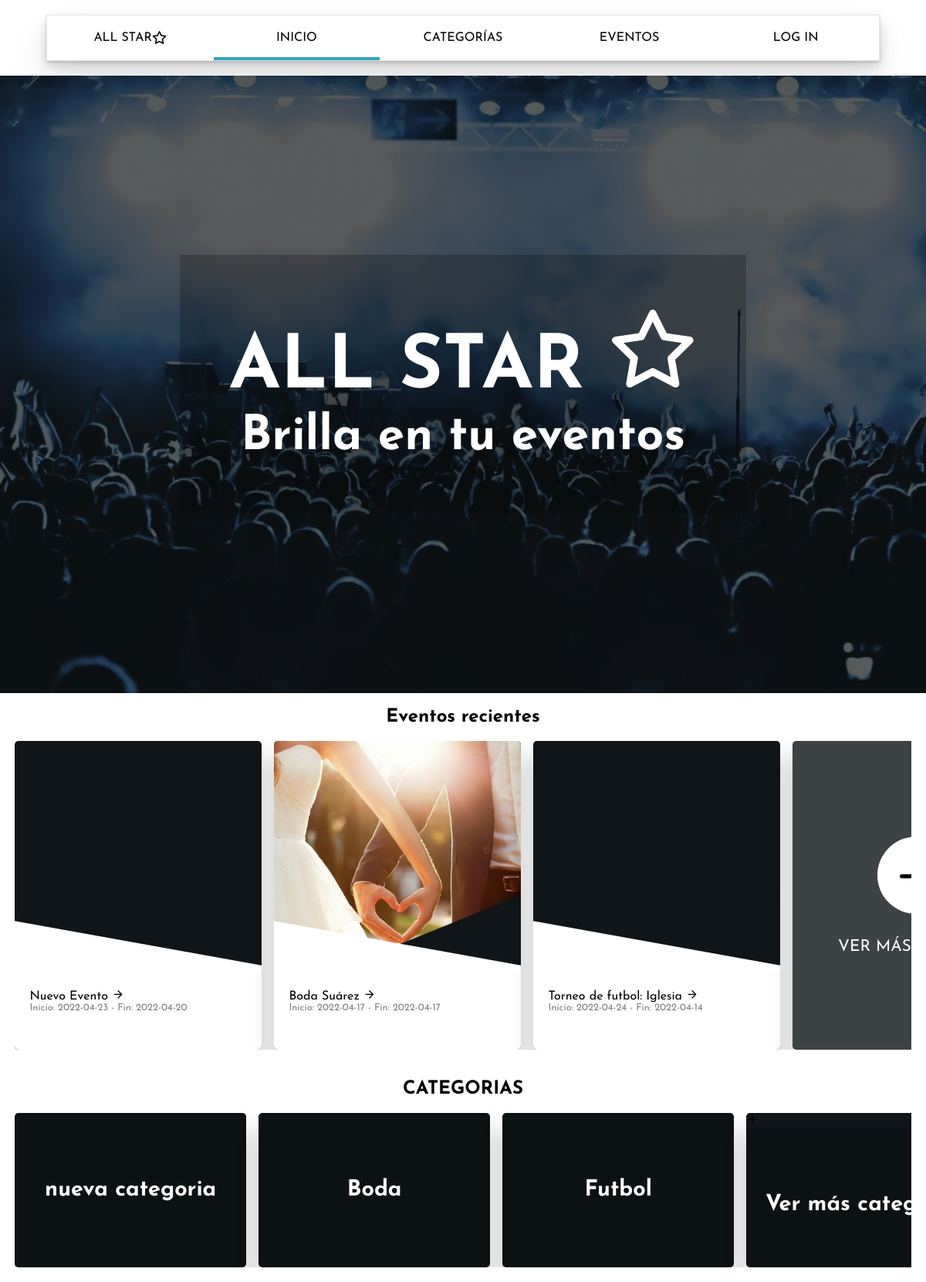
/dashboard/index.php, run on the app's committed database.
### tables this page shows
CREATE TABLE IF NOT EXISTS `evento` (
  `idEvento` int(11) NOT NULL AUTO_INCREMENT,
  `Titulo` varchar(50) NOT NULL,
  `Descripcion` text NOT NULL,
  `FechaInicio` datetime NOT NULL,
  `FechaFin` datetime NOT NULL,
  `TipoEvento` int(11) NOT NULL,
  `MaximoPersonas` int(11) NOT NULL,
  `Banner` text NOT NULL,
  PRIMARY KEY (`idEvento`),
  KEY `TipoEvento` (`TipoEvento`)
);

CREATE TABLE IF NOT EXISTS `categoria` (
  `idCategoria` int(11) NOT NULL AUTO_INCREMENT,
  `Titulo` varchar(50) NOT NULL,
  `Descripcion` text NOT NULL,
  PRIMARY KEY (`idCategoria`)
);

### dashboard/index.php (called while the page is built, shortened)
<?php
    require_once('../vista/dashboard_creator.php');
    require_once('../vista/menu_vista.php');
    require_once('../controlador/querys.php');
    require_once('../modelo/eventCard_generator.php');
    $rol = getRolSession();
    $page = new Dashboard();
    $page->createHeader();
    $page->createWebView($rol);
    $page->allEvents();
    $page->createAllCategories();
    $page->endOfFile();
?>

### controlador/querys.php (called while the page is built, shortened)
<?php
    class Query{
        public function get3RecentEventos(){
            $model = new Conection();
            $connection  = $model->_getConection();
            $sql = "SELECT * FROM evento ORDER BY idEvento DESC LIMIT 3";
            $sentencia= $connection->prepare($sql);
            if(!$sentencia){
                return null;
            }else{
                $sentencia->execute();
                $resultado = $sentencia->fetchAll(PDO::FETCH_ASSOC);
                return $resultado;
            }
        }
        public function get3Categories(){
            $model = new Conection();
            $connection  = $model->_getConection();
            $sql = "SELECT * FROM categoria ORDER BY idCategoria DESC LIMIT 3";
            $sentencia= $connection->prepare($sql);
            if(!$sentencia){
                return null;
            }else{
                $sentencia->execute();
                $resultado = $sentencia->fetchAll(PDO::FETCH_ASSOC);
                return $resultado;
            }
        }
    }
?>

### modelo/eventCard_generator.php (the view)
<?php
    class eventCard{
        public function CreateCard($nombre, $fechaIncio, $fechaf, $cantidadM, $banner, $idEvento, $url="../evento/event.php"){
            $dateInicio = date_create($fechaIncio);
            $fechaIncio = date_format($dateInicio, 'Y-m-d');
            $dateFin = date_create($fechaf);
            $fechaf = date_format($dateFin, 'Y-m-d');
            $card = <<<AOD
            <div class="evento">
                <a href="$url?idEvento={$idEvento}">
                    <div class="imagen_event" style="background-image:url('$banner');">
                    </div>
                    <div class="custom-shape-divider-bottom-1647922209">
                        <svg data-name="Layer 1" xmlns="http://www.w3.org/2000/svg" viewBox="0 0 1200 120" preserveAspectRatio="none">
                            <path d="M1200 120L0 16.48 0 0 1200 0 1200 120z" class="shape-fill"></path>
                        </svg>
                    </div>
                    <div class="custom-shape-divider-bottom-1648437843">
                        <svg data-name="Layer 1" xmlns="http://www.w3.org/2000/svg" viewBox="0 0 1200 120" preserveAspectRatio="none">
                            <path d="M1200 120L0 16.48 0 0 1200 0 1200 120z" class="shape-fill"></path>
                        </svg>
                    </div>
                    <div class="titulo-e">
                        <div class="t">
                            $nombre <span class="icon-arrow-right"></span>
                        </div>
                        <div class="info">
                            <ul>
                                <li>Inicio: {$fechaIncio} - Fin: {$fechaf}</li>
                            </ul>
                        </div>
                    </div>
                </a>
            </div>
           AOD;
            echo  $card ;
        }
    }
?>

### vista/dashboard_creator.php (shortened to what this page needs)
<?php
    class Dashboard{
        public function createHeader(){
            $header= <<<EOD
            <!DOCTYPE html>
            <html lang="en">
            <head>
                <meta charset="UTF-8">
                <meta http-equiv="X-UA-Compatible" content="IE=edge">
                <meta name="viewport" content="width=device-width, initial-scale=1.0">
                <title>All Star | Dashboard</title>
                <link rel="stylesheet" href="../css/menu.style.css">
                <link rel="stylesheet" href="../css/icomoon/style.css">
                <link rel="stylesheet" href="../css/dashboard.css">
            </head>
            EOD;
            echo $header;
        }
        public function createWebView($rol){
            $menu = new HTMLMENU(0, $rol);
            $view  =<<<EOD
            <body>
            {$menu->createMenu()}
            <section class="webface">
                  <div class="bg">
                  </div>
                  <div class="textos-face">
                      <h1>ALL STAR <span class="icon-star"></span></h1>
                      <h3><small>
                          Brilla en tu eventos
                      </small></h3>
                  </div>
              </section>
            EOD;
            echo $view;
        }
        public function allEvents(){
            echo "    <section class='events-div'><h2 class='h2T'>Eventos recientes</h2>
            <article class='newEvents'>";
            $eventoTabla = new Query();
            $eventosR = $eventoTabla->get3RecentEventos();
            $cardG = new eventCard();
            if(!($eventosR == null)){
                foreach($eventosR as $fila => $evento){
                    $cardG->CreateCard($evento['Titulo'], $evento['FechaInicio'], $evento['FechaFin'], $evento['MaximoPersonas'], $evento["Banner"], $evento['idEvento'], "../evento/evento.php");
                }
                $mas = <<<AOD
                <div class="evento">
                    <a href="../evento/index.php">
                        <div class="titulo-mas">
                            <div class="icon"><span class="icon-plus"></span></div>
                            <p class="mas-button">VER MÁS EVENTOS</p></div>
                    </a>
                </div>
               AOD;
               echo $mas;
            }else{
                echo "   <div class='no-events'>
                <a href=''>
                    <h2>Aún no hay eventos, puedes ser el primero en crear uno <span class='icon-arrow-right'></span></h2>
                </a>
        </div>";
            }
            echo "     </article>
            </section>";
        }
        public function createAllCategories(){
            echo"<section class='category-div'>
            <h2 class='h2T'>CATEGORIAS</h2>
            <article class='categorys'>";
           $querys = new Query();
           $tablaCat = $querys->get3Categories();
           foreach($tablaCat as $campo =>$categoria){
            $card2 = <<<CAR
            <div class="category">
                <a href="../evento/index.php?idCategoria={$categoria['idCategoria']}">
                    <div>
                        <span class="icon-"></span>
                    </div>
                    <div class="title-cat">
                        <h2>{$categoria['Titulo']}</h2>
                    </div>
                </a>
            </div>
            CAR;
                echo $card2;
           }
           echo "   <div class='category'>
           <a href='../categoria/index.php'>
               <div>
                   <span class='icon-plus'></span>
               </div>
               <div class='title-cat'>
                   <h2>Ver más categoria</h2>
               </div>
           </a>
       </div></article></section>";
        }
        public function endOfFile(){
            $end = <<<EOD
            </body>
            </html>
            EOD;
            echo $end;
        }
    }
?>

### css/menu.style.css (style rules this page uses)
* { padding: 0; margin: 0; box-sizing: border-box; }
a { color: inherit; font-style: normal; text-decoration: none; }
.icon-star { font-size: 1.2em; }

### css/icomoon/style.css (style rules this page uses)
[class^="icon-"], [class*=" icon-"] { font-family: 'icomoon' !important; speak: never; font-style: normal; font-weight: normal; font-variant: normal; text-transform: none; line-height: 1; -webkit-font-smoothing: antialiased; -moz-osx-font-smoothing: grayscale; }
.icon-arrow-right:before { content: "\e912"; }
.icon-plus:before { content: "\e9bc"; }
.icon-star:before { content: "\e9e1"; }

### css/dashboard.css (style rules this page uses)
* { padding: 0; margin: 0; }
body { background-color: white; }
.webface { box-sizing: border-box; height: 100vh; width: 100%; background-color: rgb(15, 21, 24); color: white; position: relative; display: flex; align-items: center; justify-content: center; overflow: hidden; }
.webface .textos-face { font-family: 'Josefin Sans', sans-serif; font-size: 4em; font-weight: lighter; z-index: 1; background-color: rgba(0, 0, 0, 0.219); padding: 1em; text-align: center; }
.webface .bg { width: 100%; height: 100%; position: absolute; z-index: 0; background-image: url('../imgs/bg-dash.jpg'); background-size: cover ; background-repeat: no-repeat; background-blend-mode: lighten; filter: opacity(30%); }
.events-div, .category-div { padding: 1.2em; display: grid; gap: 1.2em; }
.h2T { color: black; text-align: center; font-family: 'Josefin Sans', sans-serif; }
.newEvents, .categorys { display: grid; grid-template-columns: repeat(4,1fr); gap: 1em; overflow-x: scroll; }
.evento { position: relative; height: 400px; width: 320px; border-radius: 5px; box-shadow: rgba(0, 0, 0, 0.2) 0px 20px 30px; margin: 0 auto; overflow: hidden ; background-color:rgb(15, 21, 24) ; }
.category { position: relative; height: 200px; width: 300px; border-radius: 5px; box-shadow: rgba(0, 0, 0, 0.2) 0px 20px 30px; margin: 0 auto; gap: 1em; overflow: hidden ; background-color:rgb(15, 21, 24) ; }
.category .title-cat { color: white; font-size: 1.2em; font-family: 'Josefin Sans', sans-serif; display: flex; align-items: center; justify-content: center; position: absolute; width: 100%; height: 100%; background-color: rgba(0, 0, 0, 0.212); }
.category { background-image: url('https://www.google.com/url?sa=i&url=https%3A%2F%2Fwww.latimes.com%2Fespanol%2Fentretenimiento%2Farticulo%2F2022-01-06%2Festos-son-los-conciertos-latinos-que-se-realizaran-todavia-y-los-que-han-sido-postergados-debido-a-la-omicron&psig=AOvVaw3DPnbzsq3KuEzDrBlL00xS&ust=1648568990915000&source=images&cd=vfe&ved=0CAsQjRxqFwoTCNCVyKeU6fYCFQAAAAAdAAAAABAP'); background-size: contain; background-repeat: no-repeat; }
.evento .imagen_event { width: 100%; height: 70%; position: absolute; background-size: cover; background-position: center; }
.evento .titulo-e { font-family: 'Josefin Sans', sans-serif; position: absolute; bottom: 0; height: 100px; width: 100%; padding: 1.2em; background-color: white; }
.evento .titulo-mas { font-family: 'Josefin Sans', sans-serif; position: absolute; bottom: 0; height: 100%; width: 100%; padding: 1.2em; background-color: rgba(255, 255, 255, 0.192); display: flex; flex-direction: column; align-items: center; justify-content: center; text-align: center; gap: 2em; }
.mas-button { font-size: 1.3em; color: white; }
.titulo-e .info ul { list-style: none; color: gray; font-size: 0.8em; }
.icon { font-size: 4em; background-color: white; border-radius:50% ; height: 100px; width: 100px; display: flex; justify-content: center; align-items: center; }
.custom-shape-divider-bottom-1647922209 { z-index: 1; position: absolute; bottom: 100px; left: 0; width: 100%; overflow: hidden; line-height: 0; transform: rotate(180deg); }
.custom-shape-divider-bottom-1647922209 svg { position: relative; display: block; width: calc(100% + 1.3px); height: 67px; }
.custom-shape-divider-bottom-1648437843 { position: absolute; bottom: 50px; left: 0; width: 100%; overflow: hidden; line-height: 0; transform: rotate(180deg); }
.custom-shape-divider-bottom-1648437843 svg { position: relative; display: block; width: calc(100% + 1.3px); height: 150px; transform: rotateY(180deg); }

### data on the page
evento: Titulo "Nuevo Evento", FechaInicio "2022-04-23", FechaFin "2022-04-20"
evento: Banner (picture), Titulo "Boda Suárez", FechaInicio "2022-04-17", FechaFin "2022-04-17"
evento: Titulo "Torneo de futbol: Iglesia", FechaInicio "2022-04-24", FechaFin "2022-04-14"
categoria: Titulo "nueva categoria"
categoria: Titulo "Boda"
categoria: Titulo "Futbol"

### other printed values
$opcion "INICIO"
$opcion "CATEGORÍAS"
$opcion "EVENTOS"
$opcion "LOG IN"
